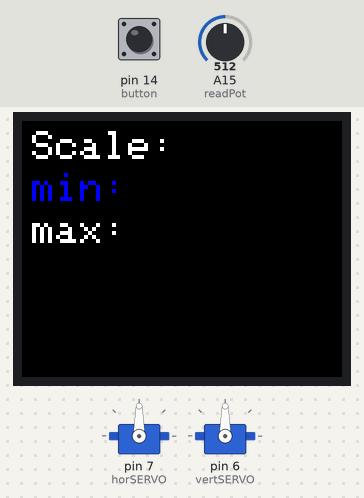
This sketch was run on a simulated Arduino Mega 2560, built with avr-gcc and run on an emulated ATmega2560. On the bench: 2 × servo, 160×128 colour display. The test bench sets the inputs (shaded band); at power-on: pin 14 (button) HIGH, A15 (readPot) = 512.

Above: at 0.9 s.
1.0 s: pin 14 (button) pulled LOW for 0.15 s
At 2.2 s:
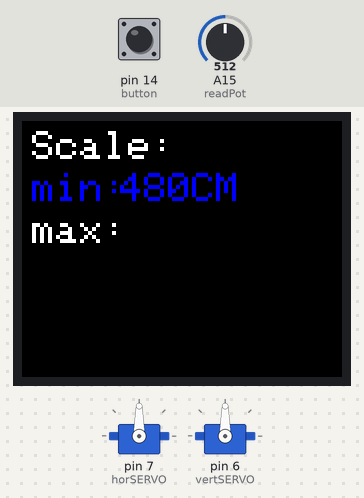
2.6 s: pin 14 (button) pulled LOW for 1 s
At 3.5 s:
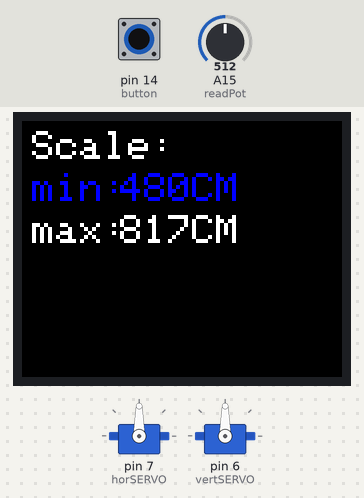
5.1 s: pin 14 (button) pulled LOW for 0.15 s
At 6.3 s:
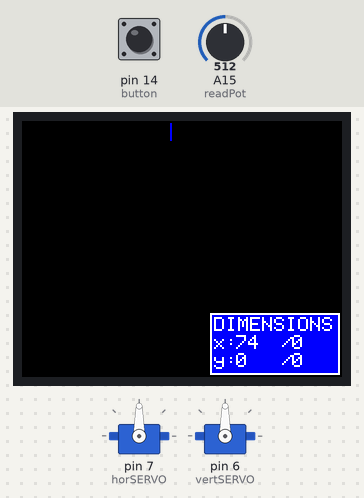
6.7 s: pin 14 (button) pulsed LOW 5 times (0.12 s each, 0.3 s apart)
At 8.8 s:
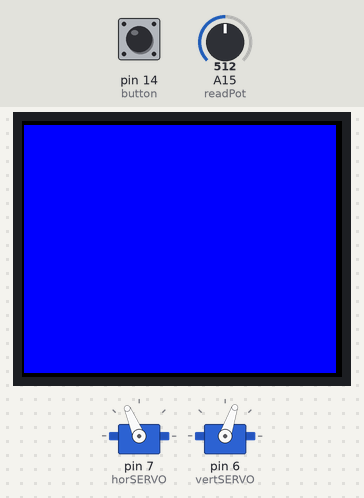
Timing chart, 0 to 10.3 s (numbered marks = the images above; inputs shaded):
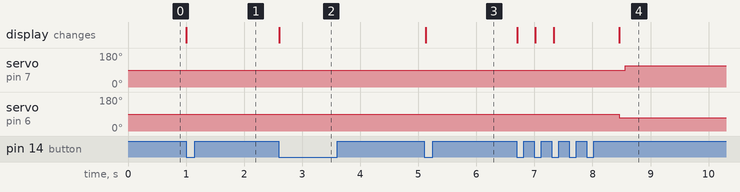

Measured:
- after the input at 1.0 s, the display: changes at once (image 1)
- after the input at 2.6 s, the display: changes at once (image 2)
- after the input at 5.1 s, the display: changes at once (image 3)
- after the input at 6.7 s, servo on pin 7 (horSERVO): 90° → 113° after 1.9 s; servo on pin 6 (vertSERVO): 90° → 71° after 1.8 s; the display: first changes at once (image 4 shows a later state)

The sketch:

mapperLCDcombineV1.ino
```cpp
// PROJECT  : 2D Servo Sonar Mapper
// PURPOSE  : to map a window with 2 servos, a LiDAR sensor, and print on LCD
// AUTHOR   :J. Kafka
// COURSE   :ICS4U-E
// DATE     :2025 01 18
// MCU      :328P
// STATUS   :Working
// REFERENCE: http://darcy.rsgc.on.ca/ACES/TEI4M/2021/ISPs.html


#include <Adafruit_ST7735.h>                                   //library for LCD communication
#include <Adafruit_GFX.h>                                      //graphics library for LCD
#include <SPI.h>                                               //library for Servo communication
#include <SoftwareSerial.h>                                    //header file of software serial port
#include <Wire.h>                                              //I2C library
#include <Servo.h>                                             // Servo motor library

#define horSERVO 7                                             //define horizontal servo pin
#define vertSERVO 6                                            //define vertical servo pin
#define PACE 3                                                 //define common space
#define TFT_CS 10                                              //define LCD CS pin
#define TFT_RST 9                                              //define LCD reset pin
#define TFT_DC 8                                               //define LCD DC pin
#define readPot 15                                             //define potentiometer pin
#define button 14                                              //define button pin
#define red  11                                                //fixed bitshift for red quantity
#define green 6                                                //fixed bitshift for green quantity
#define blue 0                                                 //fixed bitshift for blue quantity


SoftwareSerial Serial1(3, 2);                                  //begin software serial port for Serial1
Adafruit_ST7735 tft = Adafruit_ST7735(TFT_CS, TFT_DC, TFT_RST);// begin TFT display
Servo xSERVO;                                                  //activate xSERVO pin as a servo
Servo ySERVO;                                                  //activate xSERVO pin as a servo
int dist;                                                      //actual distance measurements of LiDAR
int UART[9];                                                   //save data measured by LiDAR
long checkSum = 0;                                             //used to ensure accuracy of Serial Communication

uint16_t colour = 0x1F;                                        //fixed "Maximum" for colour range
uint16_t shift = 0;                                            //will either hold red, green, or blue
uint16_t min = 0;                                              //declared minimum for distance sensor
uint16_t max = 0;                                              //declared maximum for distance sensor
uint16_t pixelColour = 0;                                      //declared colour for current pixel
int16_t displaceX = 0;                                         //soon to be fixed value for horizontal displaceemnt
int16_t displaceY = 0;                                         //soon to be fixed value for vertical displaceemnt
int16_t reSize = 0;
int16_t xI = 0;                                                //soon determined leftMost x position
int16_t xF = 0;                                                //soon determined rightMost x position
int16_t yI = 0;                                                //soon determined leftMost y position
int16_t yF = 0;                                                //soon determined rightMost y position
int16_t* frmDim[] = { &xI, &xF, &yI, &yF };                    //pointer array for all positions


void setup() {
  pinMode(horSERVO, OUTPUT);                                   //declare horizontal servo pin output
  pinMode(vertSERVO, OUTPUT);                                  //declare vertical servo pin output
  pinMode(readPot, INPUT);                                     //declare potentiometer pin output
  pinMode(button, INPUT);                                      //declare button pin output
  xSERVO.attach(horSERVO);                                     //begin horizontal servo
  ySERVO.attach(vertSERVO);                                    //begin vertical servo
  Wire.begin();                                                //begin i2C communication
  tft.initR(INITR_BLACKTAB);                                   //initiate LCD
  tft.setRotation(3);                                          //set rotation due to PCB configuration
  tft.fillScreen(ST7735_BLACK);                                //fill screen black

  set();                                                       //call set function
  mapWindow();                                                 //call map window function
}

void createLayout() {
  tft.drawRect(94, 96, 65, 31, ST7735_WHITE);                 //draw "dimensions" outline
  tft.fillRect(95, 97, 63, 29, colour);                       //draw "dimensions" background
  tft.setTextColor(ST7735_WHITE);                             //set colour of text
  tft.setTextSize(1);                                         //set text size
  tft.setCursor(96, 98);                                      //set text initial position
  tft.print("DIMENSIONS");                                    //write out:
  tft.setCursor(96, 107);                                     //move text position
  tft.print("x:");                                            //""
  tft.setCursor(107, 107);                                    //""
  tft.print(xI);                                              //""
  tft.setCursor(130, 107);                                    //""
  tft.print("/");                                             //""
  tft.setCursor(135, 107);                                    //""
  tft.print(xF);                                              //""
  tft.setCursor(96, 116);                                     //""
  tft.print("y:");                                            //""
  tft.setCursor(107, 116);                                    //""
  tft.print(yI);                                              //""
  tft.setCursor(130, 116);                                    //""
  tft.print("/");                                             //""
  tft.setCursor(135, 116);                                    //""
  tft.print(yF);
}

void potLineX() {
  while (digitalRead(button) == LOW) {                        //While the button is not being pressed...
    int16_t prevReading = xI;                                 //integer used to reduce LCD noise
    xI = analogRead(readPot);                                 //determine leftmost x value
    xI = map(xI, 60, 1023, 0, 158);                           //map it out to pixel dimensions
    if (prevReading != xI) {                                  //used to reduce noise of LCD
      tft.fillRect(107, 107, 21, 7, colour);                  //clear number
      tft.setCursor(107, 107);                                //reset cursor
      tft.print(xI);                                          //print new number
      tft.drawLine(xI, 1, xI, 9, colour);                     //draw initial rectangle
      delay(PACE);                                            // PACE
      tft.fillRect(xI + 1, 1, 159 - xI, 9, 0x00);             //fill rectangle black
      tft.fillRect(0, 1, xI - 1, 9, 0x00);                    //fill rectangle black
    }
  }
  while (digitalRead(button) == HIGH) {                       //once button is pressed...
    delay(PACE);                                              //wait for it to be let go
  }
  while (digitalRead(button) == LOW) {                        //While button is not being pressed...
    int16_t prevReading = xF;                                 //integer used to reduce LCD noise
    xF = analogRead(readPot);                                 //determine rightmost x value
    xF = map(xF, 60, 1023, xI, 159);                          //map it out to pixel dimensions
    if (prevReading != xF) {                                  //used to reduce noise of LCD
      tft.fillRect(135, 107, 21, 7, colour);                  //clear number
      tft.setCursor(135, 107);                                //reset cursor
      tft.print(xF);                                          //print new number
      tft.fillRect(xI, 1, xF - xI, 9, colour);                //draw initial rectangle
      tft.fillRect(xF + 1, 1, 159 - xF, 9, 0x00);             //fill rest black
    }
  }
}

void potLineY() {
  tft.fillRect(xI, 1, xF - xI + 1, 9, 0x00);                  //erase Xpotline visual, so it can be moved around now.
  while (digitalRead(button) == LOW) {                        //While button is not being pressed...
    int16_t prevReading = yI;                                 //integer used to reduce LCD noise
    yI = analogRead(readPot);                                 //determine leftmost y value
    yI = map(yI, 60, 1023, 0, 126);                           //map it out to pixel dimensions
    if (prevReading != yI) {                                  //used to reduce noise on LCD
      tft.fillRect(xI, 0, xF - xI, yI - 1, 0x00);             //clear previous number
      tft.fillRect(xI, yI + 9, xF - xI, 135 - yI, 0x00);      //clear mapping visual
      tft.fillRect(xI, yI, xF - xI, 9, colour);               //print new mapping visual
      createLayout();                                         //recreate "dimension legend"
      tft.fillRect(107, 116, 21, 7, colour);                  //move around "dimension legend" if necessary
      tft.setCursor(107, 116);                                //move cursor
      tft.print(yI);                                          //print yI in dimension Legend
    }
  }
  while (digitalRead(button) == HIGH) {                       //once button is pressed...
    delay(PACE);                                              //wait for button to be released
  }
  while (digitalRead(button) == LOW) {                        //once button is released...
    int16_t prevReading = yF;                                 //integer used to reduce LCD noise
    yF = analogRead(readPot);                                 //determine rightmost y value
    yF = map(yF, 60, 1023, yI, 126);                          //map it out to pixel dimensions
    if (prevReading != yF) {                                  //used to reduce noise on LCD
      tft.fillScreen(0x00);                                   //clear screen
      tft.fillRect(xI, yI, xF - xI, yF - yI, colour);         //draw initial rectangle
      createLayout();                                         //recreate "dimension legend"
      tft.fillRect(135, 107, 21, 7, colour);                  //clear number
      tft.setCursor(135, 107);                                //reset cursor
      tft.print(yF);                                          //print xF in dimension legend
    }
  }
}

void getDistance() {                                         //function to retrieve LIDAR distance
  checkSum = 0;                                              //reset accuracy integer
  Serial1.begin(115200);                                     //begin Serial communication @115200
  while (Serial1.available() == 0) {                         //wait for serial communication to begin
    delay(1);
  }
  if (Serial1.available() > 0) {                             //once serial communication is available...
    for (uint8_t i = 0; i < 8; i++) {                        //loop for each "byte" of LIDAR data
      UART[i] = Serial1.read();                              //save each byte in UART array
      checkSum = checkSum + UART[i];                         //create accuracy value
    }
    UART[8] = Serial1.read();                                //check accuracy
    if ((checkSum & 0xff) == UART[8]) {                      //if accuracy matches...
      dist = UART[2] + UART[3] * 256;                        //calibrate distance value
    }
  }
  Serial1.end();                                             //end serial communication
  while (Serial1.available() == 1) {                         //wait for serial communication to end
    delay(1);
  }
}

void mapWindow() {                                          //given the starting degrees and ending degrees of x and y directions, map out every distance
  bool direct = 0;                                          //determines direction of back and forth measurement
  for (uint8_t yPos = yI; yPos <= yF; yPos++) {             //move up 1 degree after every row has been read
    ySERVO.attach(vertSERVO);                               //begin Servo
    ySERVO.write(130 - yPos);                               //move up 1 degree
    delay(100);                                             //wait before detaching
    ySERVO.detach();                                        //detach servo

    uint8_t xPos = *frmDim[!direct];                        //determine if xPosition is moving left or right
    uint8_t turn = *frmDim[direct];                         //determine turning point
    while (xPos != turn) {                                  //move servo until it reaches turning point
      xSERVO.write(xPos);                                   //move servo
      getDistance();                                        //retrieve distance
      drawPixel(xF - (xPos - xI), yPos, dist);              //print out on screen
      direct ? xPos++ : xPos--;                             //determien horizontal direction
    }
    direct = !direct;                                       //switch directions after one sweep
  }
}
void getColour() {                                          //function to determine user colour
  tft.setTextSize(2);                                       //user aiding display setup:
  tft.setCursor(5, 5);                                      //""
  tft.print("Sel Colour:");                                 //""
  tft.setTextColor(0x1F << 11);                             //Print colour "Red" in Red
  tft.setCursor(5, 26);                                     //move cursor
  tft.print("RED");                                         //print "Red"

  tft.setTextColor(0x1F << 6);                              //repeat for Green
  tft.setCursor(42, 26);                                    //""
  tft.print("GREEN");                                       //""

  tft.setTextColor(0x1F << 0);                              //repeat for Blue
  tft.setCursor(104, 26);                                   //""
  tft.print("BLUE");                                        //""
  tft.setTextColor(0xFFFFFF);                               //set text to white

  while (digitalRead(button) == LOW) {                      //while button is not pressed...
    if (analogRead(readPot) <= 341) {                       //if reading is in bottom third of analog pot...
      colour = 0x1F << red;                                 //user colour = red
      shift = red;                                          //determine bitshift value
      tft.drawRect(4, 25, 36, 16, 0xFFFFFF);                //user aiding outline over selected colour
      tft.drawRect(41, 25, 60, 16, 0x00);                   //""
      tft.drawRect(103, 25, 47, 16, 0x00);                  //""
    }
    else if (analogRead(readPot) >= 682) {                  //if reading is in top third of analog pot...
      colour = (0x1f << blue);                              //user colour = blue
      shift = blue;                                         //determine bitshift value
      tft.drawRect(4, 25, 36, 16, 0x00);                    //user aiding outline over selected colour
      tft.drawRect(41, 25, 60, 16, 0x00);                   //""
      tft.drawRect(103, 25, 47, 16, 0xFFFFFF);              //""
    }
    else {                                                  //otherwise...
      colour = (0x1F << green);                             //user colour = green
      shift = green;                                        //determine bitshift value
      tft.drawRect(4, 25, 36, 16, 0x00);                    //user aiding outline over selected colour
      tft.drawRect(41, 25, 60, 16, 0xFFFFFF);               //""
      tft.drawRect(103, 25, 47, 16, 0x00);                  //""
    }
  }
}

void createScale() {                                        //determine minimum and maximum LIDAR readings
  tft.setCursor(5, 5);                                      //user aiding display setup:
  tft.print("Scale:");                                      //""
  tft.setCursor(5, 26);                                     //""
  tft.setTextColor(colour);                                 //""
  tft.print("min:");                                        //""
  tft.setCursor(5, 47);                                     //""
  tft.setTextColor(0xFFFFFF);                               //""
  tft.print("max:");                                        //""
  while (digitalRead(button) == HIGH);                      //While button is being pressed...
  delay(PACE);                                              //delay

  tft.setTextColor(colour);                                 //set text colour to chosen value
  while (digitalRead(button) == LOW) {                      //determine minimum
    uint16_t prevMin = min;                                 //integer used to reduce LCD noise
    min = map(analogRead(readPot), 60, 1023, 0, 1023);  //map minimum
    if (prevMin != min) {                                   //reduce LCD noise
      tft.setCursor(49, 26);                                //user aiding display:
      tft.fillRect(49, 26, 85, 14, 0x00);                   //""
      tft.print(String(min) + String("CM"));                //""
    }
  }
  while (digitalRead(button) == HIGH);                      //while button is being pressed:
  delay(PACE);
  tft.setTextColor(0xFFFFFF);                               //set text to white
  while (digitalRead(button) == LOW) {                      //determine Maximum
    uint16_t prevMax = max;                                 //integer used to reduce LCD noise
    max = map(analogRead(readPot), 60, 1023, min, 1200);   //map maximum
    if (prevMax != max) {                                   //reduce LCD noise
      tft.setCursor(49, 47);                                //user aiding display:
      tft.fillRect(49, 47, 85, 14, 0x00);                   //""
      tft.print(String(max) + String("CM"));                //""
    }
  }
  while (digitalRead(button) == HIGH);                       //while button is being pressed...
  delay(PACE);
}

void set() {                                                 //combine all setup functions
  getColour();                                               //retrieve user colour
  tft.fillScreen(0x00);                                      //reset screen
  createScale();                                             //retrieve min and max
  tft.fillScreen(0x00);                                      //reset screen
  createLayout();                                            //print "legend"
  tft.setTextSize(1);                                        //resize text
  while (digitalRead(button) == LOW) {                       //while button is not pressed...
    potLineX();                                              //determine X values
  }
  while (digitalRead(button) == HIGH);                       //while button is being pressed...
  delay(PACE);                                               //wait
  while (digitalRead(button) == LOW) {                       //while button is not pressed...
    potLineY();                                              //determine Y values
  }
  delay(1000);                                               //wait a moment for user
  determineResize();                                         //reSize mapping if necessary
  tft.fillScreen(ST7735_BLACK);                              //reset screen
  tft.fillRect(displaceX, displaceY, reSize*(xF - xI), reSize*(yF - yI), colour);
}

void drawPixel(int16_t currentX, int16_t currentY, int16_t cDistance) {
  if (cDistance < min) {                                     //if mapping is not necessary...
    pixelColour = colour;                                    //autofill to min colour
  } else if (cDistance > max) {                              //if mapping is still not necessary...
    pixelColour = 0x00;                                      //autofill to max colour
  } else {                                                   //otherwise...
    pixelColour = map(cDistance, min, max, 31, 0);           //map pixel colour...
    pixelColour = pixelColour << shift;                      //shift to determined value
  }
  int16_t xCoord = displaceX + (currentX - xI)*reSize;       //create x coordinate for print
  int16_t yCoord = displaceY + (currentY - yI)*reSize;       //create y coordinate for print
  tft.fillRect(xCoord, yCoord, reSize,reSize, pixelColour);  //print pixel
}

void determineResize(){                                      //function to create scaling
  for(uint8_t r = 1; r <=20; r++){                           //maximum of 20x zoom
    if((yF-yI) * r <= 130 && (xF-xI) * r <= 160){            //keep expanding until no longer able to.
      reSize = r;                                            //set reSize value to R
    }
  }
  displaceX = (159-(reSize*(xF-xI)))/2;                      //determine displacement
  displaceY = (129-(reSize*(yF-yI)))/2;                      //determine displaceemnt
}

void loop() {
}
```
